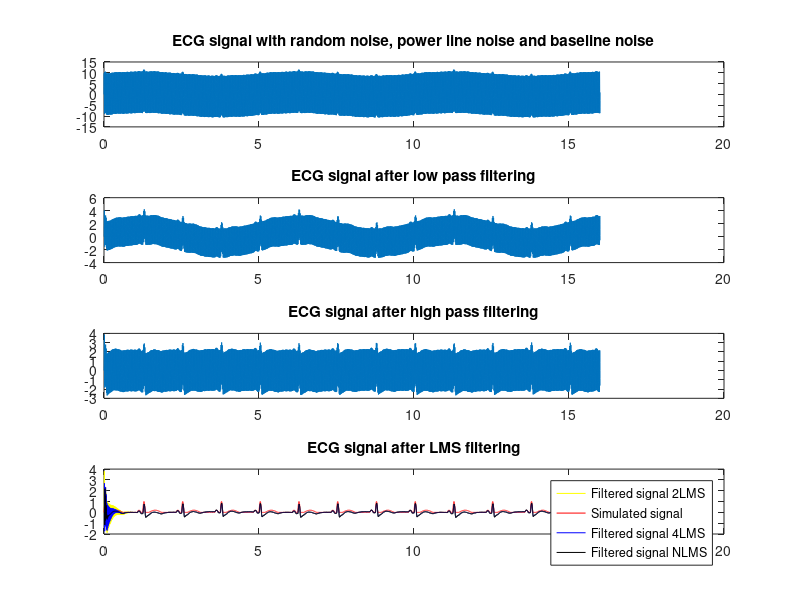

Write MATLAB code to recreate this figure.
%% Filter 50/60 Hz signal from ECG simulated data
% This script demonstrate how to filter a noisy ECG signal. Over the simulated ECG signal is added baseband noise, white noise and power line hum.

%% User controlled variables
LPF_cutoff = 25; %ECG signal band => between 10 Hz and 25 Hz
HPF_cutoff = 1; % Baseline wander frequency is lower than 1Hz. Can be higher in special conditions (running)
LMS_conv = 0.009;

% noise amplitudes
Noise_amplitude = 0.020; 
Mains_interference_amplitude = 8;
Baseline_wander_amplitude = 1;

f_baseline = 0.2;
f_interference = 50.5; % power line frequency

Fs = 50 * 16;  %sample rate
dt=1/Fs;
t=0:dt:16;

ref = sin(2*pi*f_interference*t);

% Insert a frequency offset for the interference signal
f_offset1 = 0;
f_offset2 = 0;
interference_noise = Mains_interference_amplitude * sin (2*pi*(f_interference-f_offset1)*t) + ...
                     Mains_interference_amplitude * 0.2 *sin(2*pi*(f_interference-f_offset2)*t);

%% Create ECG simulated signal
                 
Hearth_rate = 75;
ECG_period = Hearth_rate/60;
QRS_complex_duration = 0.08; % QRS complex duration is between 0.08 - 0.12 seconds
PR_duration = 0.12;  % PR duration is between 0.12 -0.20 seconds
QT_duration = 0.40; % QT duration is between 0.35 - 0.43 seconds

QRS_t = 0:dt:QRS_complex_duration;
QRS_f = 1/QRS_complex_duration;
QRS_waveform = sin(2*pi*QRS_f/2*QRS_t).*(QRS_t<=QRS_complex_duration);

PR_t = 0:dt:PR_duration;
PR_f = 1/PR_duration;
PR_waveform = 0.2*sin(2*pi*PR_f/2*PR_t).*(PR_t<=PR_duration);

QT_t = 0:dt:QT_duration;
QT_f = 1/QT_duration;
QT_waveform = 0.2*sin(2*pi*QT_f/2*QT_t).*(QT_t<=QT_duration);

%repeat QRS_waveform according to ECG_period.
time_location = double(0==mod(t,ECG_period));

ECG_PR = conv(circshift(time_location,[0, -ceil(PR_duration/dt + PR_duration/(2*dt))]), PR_waveform);
ECG_PR = ECG_PR(1:length(ECG_PR) - length(PR_waveform) + 1);

ECG_QT = conv(circshift(time_location,QT_duration/(2*dt)), QT_waveform);
ECG_QT = ECG_QT(1:length(ECG_QT) - length(QT_waveform) + 1);

ECG_waveform = conv(time_location, QRS_waveform);
ECG_waveform = ECG_waveform(1:length(ECG_waveform) - length(QRS_waveform) + 1) + ECG_PR + ECG_QT;
ECG_waveform_noise = ECG_waveform + Noise_amplitude * randn(size(t));
ECG_waveform_interference = ECG_waveform_noise + interference_noise;
ECG_waveform_final = ECG_waveform_interference + Baseline_wander_amplitude * sin(2*pi*f_baseline*t);

%% Low pass filtering and high pass filtering
[b,a] = butter(2, LPF_cutoff/(Fs/2));
%freqz(b,a)
ECG_LPF = filter(b, a, ECG_waveform_final );

[b,a] = butter(2, HPF_cutoff/(Fs/2),'high');
%freqz(b,a)
ECG_HPF = filter(b, a, ECG_LPF );

%% LMS 2 tap
% Fs = 60*16 = 960 hz = 1.04 ms
% 16.66 ms/2 = 8.33 ms => 4 samples for 90 degree phase shift

% Fs=50*16 = 800 hz = 1.25 ms
% 50 hz -> 20ms => 20/1.25 = 16 samples/cycle => 16/4 = 4 -> 4 samples
% represents 90 degree phase shift

% narrow band filter that works only with frequencies near f_interference
% 2 tap filter - adjust b1 and b2 coefficients for in phase ref(i) and 90 degree
% phase shift ref(i-4) signal

% if interference signal from ECG_HPF would be in phase with the ref signal
% then b2 would be 0 and b1 would be Mains_interference_amplitude/ref_amplitude.

b1 = 0;
b2 = 0;

for i=5:length(t)
    
    ECG_out(i) = ECG_HPF(i) - (b1*ref(i) + b2*ref(i-4)) ; 
    b1 = b1 + LMS_conv*ECG_out(i)*sign(ref(i));
    b2 = b2 + LMS_conv*ECG_out(i)*sign(ref(i-4));
       
end

%% LMS 4 taps
a1 = 0;
a2 = 0;
a3 = 0;
a4 = 0;
for i=13:length(t)
    
    ECG_4tap(i) = ECG_HPF(i) -  (a1*ref(i) + a2*ref(i-4) + a3*ref(i-8) + a4*ref(i-12));
    a1 = a1 + LMS_conv*ECG_4tap(i)*(ref(i));
    a2 = a2 + LMS_conv*ECG_4tap(i)*(ref(i-4));
    a3 = a3 + LMS_conv*ECG_4tap(i)*(ref(i-8));
    a4 = a4 + LMS_conv*ECG_4tap(i)*(ref(i-12));
    
end

%% LMS n taps
n = 20;
h = zeros(1,n+1);
offset = 0:-1:-n;
for i=n+1:length(t)
    % keep a history buffer
    buffer = ref(i+offset);
    ECG_ntap(i) = ECG_HPF(i) - dot(h,buffer);
    h = h + LMS_conv * ECG_ntap(i) * buffer;
end

% smoothdata - not mandatory, just for eye comparation
% ECG_out  = smoothdata(ECG_out);
% ECG_4tap = smoothdata(ECG_4tap);
% ECG_ntap = smoothdata(ECG_ntap);

%% Output plots
%%
% *ECG signal filtering when interference frequency is equal to reference signal 50/60Hz*
figure
subplot(4,1,1);
plot(t,ECG_waveform_final);
title("ECG signal with random noise, power line noise and baseline noise");
subplot(4,1,2);
plot(t,ECG_LPF);
title("ECG signal after low pass filtering");
subplot(4,1,3)
plot(t,ECG_HPF);
title("ECG signal after high pass filtering");
subplot(4,1,4);
plot(t,ECG_out,'y');
title("ECG signal after LMS filtering");
hold on
plot(t,ECG_waveform,'r');
hold on
plot(t,ECG_4tap,'b');
hold on
plot(t,ECG_ntap,'black');
legend('Filtered signal 2LMS','Simulated signal', 'Filtered signal 4LMS', 'Filtered signal NLMS');
set(gcf,'Position',[380 80 800 680]);
saveas(gcf,'ECG_filtering.png');


%%
% *ECG signal filtering when interference frequency has an offset of 5 and NLMS has 200 taps*
%%
% 
% <<D:\Facultate\VUB_sem1\Video,Image,Coding Systems\mini-project\Matlab\ECG_N_tap_filter.png>>
% 
